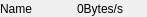
<?xml version="1.0" encoding="UTF-8"?>
<ui version="4.0">
 <class>SAKVelometerToolUi</class>
 <widget class="QWidget" name="SAKVelometerToolUi">
  <property name="geometry">
   <rect>
    <x>0</x>
    <y>0</y>
    <width>147</width>
    <height>17</height>
   </rect>
  </property>
  <property name="windowTitle">
   <string>Form</string>
  </property>
  <layout class="QHBoxLayout" name="horizontalLayout">
   <property name="leftMargin">
    <number>0</number>
   </property>
   <property name="topMargin">
    <number>0</number>
   </property>
   <property name="rightMargin">
    <number>0</number>
   </property>
   <property name="bottomMargin">
    <number>0</number>
   </property>
   <item>
    <widget class="QLabel" name="labelName">
     <property name="text">
      <string notr="true">Name</string>
     </property>
    </widget>
   </item>
   <item>
    <widget class="QLabel" name="labelVelocity">
     <property name="text">
      <string notr="true">0Bytes/s</string>
     </property>
    </widget>
   </item>
  </layout>
 </widget>
 <resources/>
 <connections/>
</ui>
